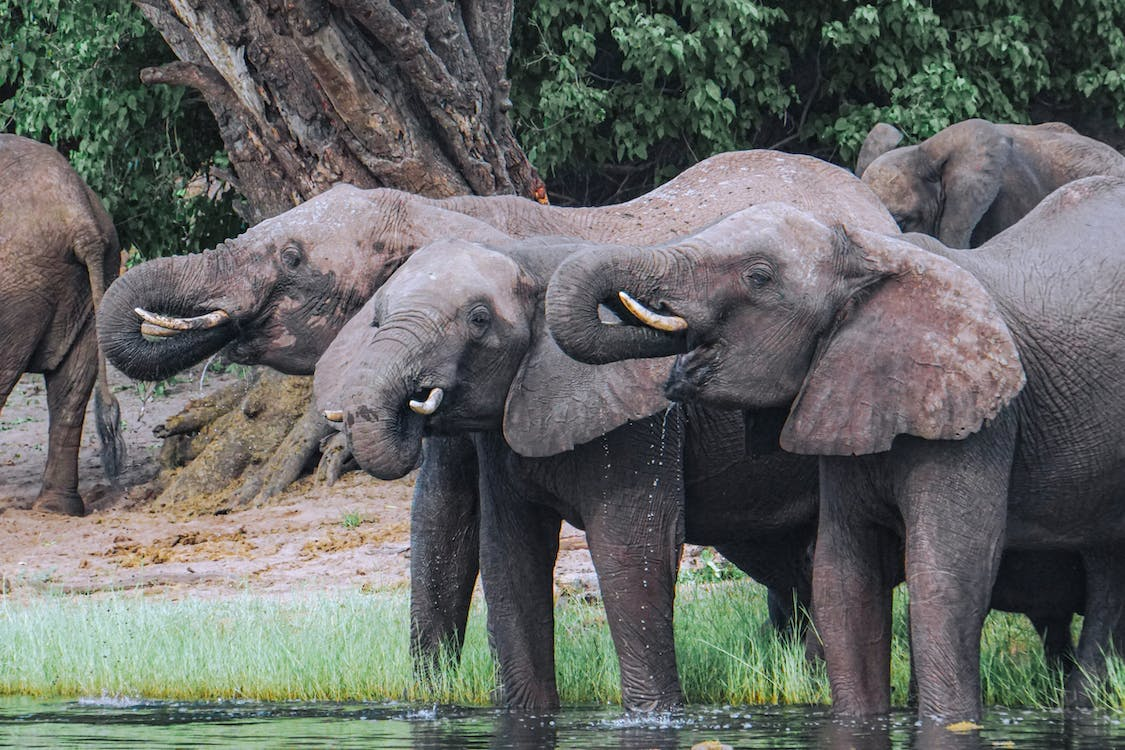
#> input picture negative/img.jpeg, 1125 x 750 px, found by its file name
$ python negative.py
#> lines starting #> are read from the running program, lines starting #| are printed output that depends on the picture
import cv2
import matplotlib.pyplot as plt

# Read an image
img = cv2.imread('negative/img.jpeg')
#> img is the input picture: shape (750, 1125, 3); mean B, G, R 100.2, 103.4, 101
plt.imshow(img)
plt.show()


color = ('b', 'g', 'r')

for i, col in enumerate(color):
    his = cv2.calcHist([img], [i], None, [256], [0,256])
    plt.plot(his, color = col)

    # Limit x-azis to 256
    plt.xlim([0,256])

plt.show()
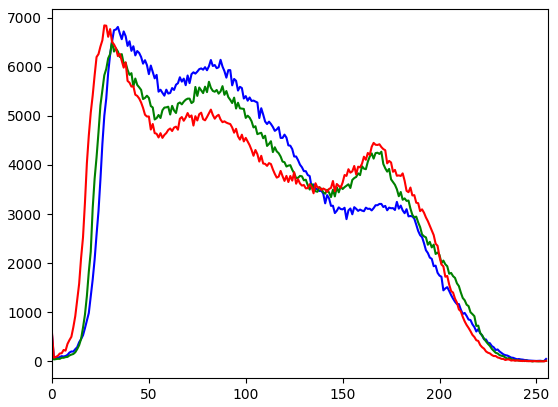
#> figure drawn by matplotlib, 1 panel; curve peaks at x = 34, y = 6812; curve peaks at x = 31, y = 6525; curve peaks at x = 27, y = 6843

# get height and width of the image
height, width, _ =img.shape
#> height = 750; width = 1125

for i in range(0, height - 1):
    for j in range(0, width - 1):

        # Get pixel value
        pixel = img[i ,j]

        # Negating each channel by subtraction

        # 1st channel contains red pixels
        pixel[0] = 255 - pixel[0]

        # 2nd contains green pixels
        pixel[1] = 25 - pixel[1]

        # 3rd index contains blue pixels
        pixel[2] = 255 - pixel[2]

        # Store new values in the pixel
        img[i, j] = pixel
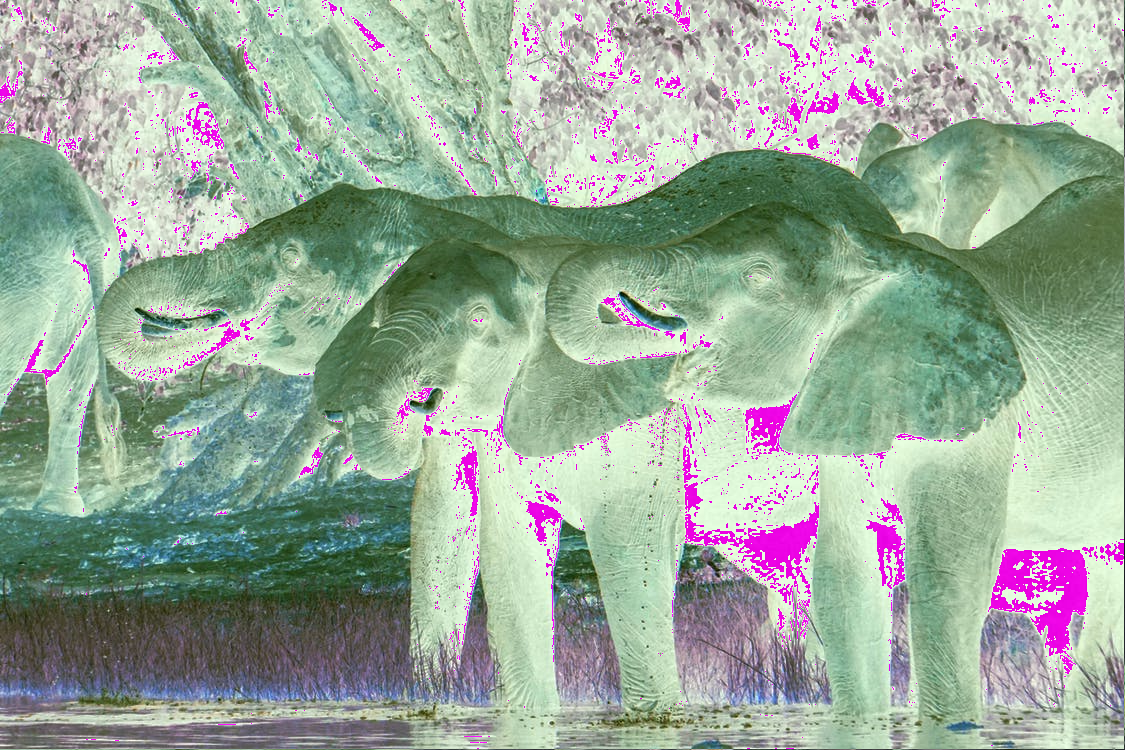
#> img: shape (750, 1125, 3); mean B, G, R 154.6, 168.3, 153.8

# Display the negative transformed image
plt.imshow(img)
plt.show()

# Histogram plotting of the negative transformed image
color = ('b', 'g', 'r')

for i, col, in enumerate(color):
    his = cv2.calcHist([img], [i], None, [256], [0, 256])

    plt.plot(his, color = col)
    plt.xlim([0, 256])

plt.show()
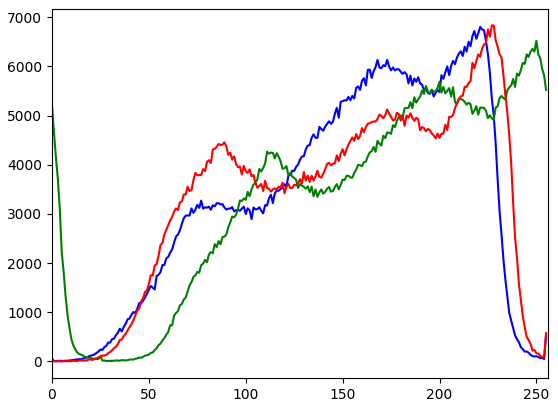
#> figure drawn by matplotlib, 1 panel; curve peaks at x = 221, y = 6804; curve peaks at x = 250, y = 6521; curve peaks at x = 227, y = 6834
